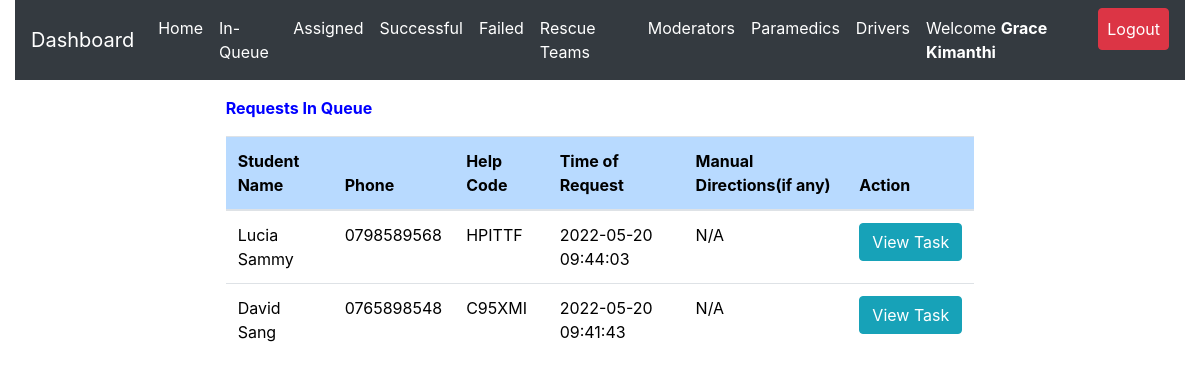
The page /admin/inqueue.php (signed in) on the database as committed earlier.
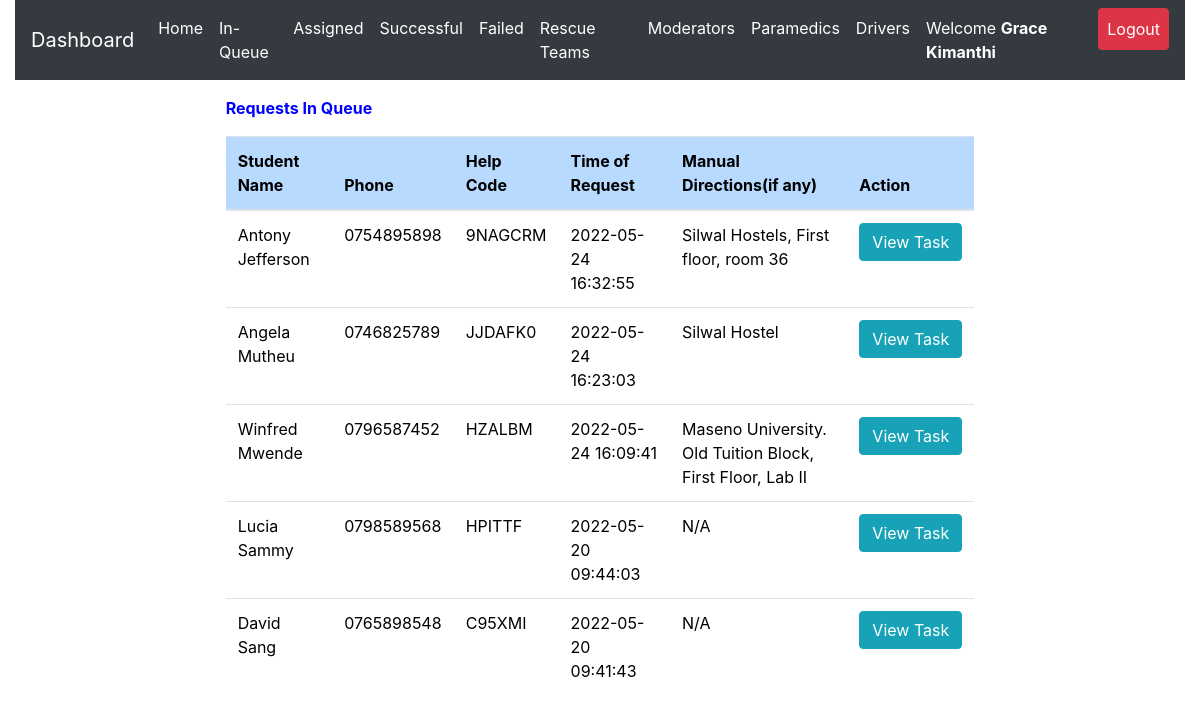
The same page on the database as committed later.
### tables this page shows
CREATE TABLE `request_status` (
  `id` int(20) NOT NULL,
  `helpID` varchar(50) NOT NULL,
  `ip_address` varchar(100) NOT NULL,
  `request_latitude` varchar(50) NOT NULL DEFAULT '0',
  `request_longitude` varchar(50) NOT NULL DEFAULT '0',
  `status` varchar(50) DEFAULT 'Pending',
  `emergency_type` varchar(50) NOT NULL,
  `manual_directions` varchar(500) DEFAULT 'N/A',
  `emergency_description` varchar(255) DEFAULT 'No Description',
  `admNo` varchar(255) NOT NULL,
  `timestamp` datetime NOT NULL DEFAULT CURRENT_TIMESTAMP
);

CREATE TABLE `student_details` (
  `id` int(20) NOT NULL,
  `regNum` varchar(255) NOT NULL,
  `firstname` varchar(255) NOT NULL,
  `lastname` varchar(255) NOT NULL,
  `emailaddress` varchar(255) NOT NULL,
  `phonenumber` varchar(15) NOT NULL,
  `password` varchar(255) NOT NULL,
  `password_reset_token` varchar(500) DEFAULT NULL,
  `date` datetime NOT NULL DEFAULT CURRENT_TIMESTAMP
);

### admin/inqueue.php (the view, shortened to what this page needs)
<?php
include 'server.php';
$admin_id = $_SESSION['admin_id'];
$admin_fname = $_SESSION['admin_firstname'];
$admin_lname = $_SESSION['admin_lastname'];
$admin_name = $admin_fname. " ".$admin_lname;
?>
<!DOCTYPE html>
<html lang="en">
<head>
<?php include './includes/header.php'; ?>
</head>
  <body>
    <?php include './includes/navbar.php'; ?>
  <div class="row m-3">
<div class="col-md-2"></div>
    <div class="col-md-8">
<div class="table-responsive-lg">
    <table class="table" style='color:black'>
        <thead>
          <p  style='color:blue; font-weight:bold'>
          Requests In Queue
</p>
            <tr >
              <th scope="col" class="table-primary">Student Name</th>
              <th scope="col" class="table-primary">Phone</th>
              <th scope="col" class="table-primary">Help Code</th>
              <th scope="col" class="table-primary">Time of Request</th>
              <th scope="col" class="table-primary">Manual Directions(if any)</th>
              <th scope="col" class="table-primary">Action</th>
            </tr>
          </thead>
          <tbody>
    <?php
    if($admin_id){
        $data_fetch_query = "SELECT request_status.id, request_status.helpID,request_status.manual_directions,request_status.status,request_status.emergency_description,
        request_status.admNo,request_status.timestamp,student_details.regNum,student_details.regNum,
        student_details.firstname,student_details.lastname,student_details.phonenumber
        FROM request_status
        INNER JOIN student_details ON request_status.admNo = student_details.regNum  WHERE request_status.status ='Pending' order by request_status.timestamp DESC;";
        $data_result = mysqli_query($db, $data_fetch_query);
        if ($data_result->num_rows > 0){
            while($row = $data_result->fetch_assoc()) {
            $help_code=$row["helpID"];
            $request_status=$row["status"];
            $name=$row["firstname"] ." ".$row["lastname"];
            $phone=$row["phonenumber"];
            $description=$row["emergency_description"];
        echo "<tr style='font-weight:normal'> <td>" .$row["firstname"]." ".$row["lastname"]. "</td>";
        echo "<td>" .$row["phonenumber"]."</td>";
        echo "<td>" .$row["helpID"]."</td>";
        echo "<td>" .$row["timestamp"]."</td>";
        echo "<td>" .$row["manual_directions"]."</td>";
        echo "<td>
        <form method ='POST' action='server.php'>
        <input  type='text' hidden name='help_code' value='$help_code'>
        <input type='submit'  data-description ='$description' data-adminname='$admin_name' data-adminid='$admin_id' data-helpcode='$help_code' data-name='$name' data-phone='$phone' data-status='$request_status' value='View Task' id='view_task_button' class='btn btn-info taskViewButton'>
        </form>
        </td> </tr>";
        }
        }else{
        echo "<td>"."No Requests Found"."</td>";
        }
        } else{
            echo "<td>"."No Data Found"."</td>";
        }
?>
          </tbody>
    </table>
  </div>
  </div>
  <div class="col-md-2"></div>
</div>
  </body>
</html>

### admin/includes/header.php (shortened to what this page needs)
<link rel="stylesheet" href="https://cdnjs.cloudflare.com/ajax/libs/font-awesome/6.0.0/css/all.min.css" />
<link rel="stylesheet" href="https://maxcdn.bootstrapcdn.com/bootstrap/4.0.0/css/bootstrap.min.css">
<link rel="stylesheet" href="./static/css/style.css" />
<link rel="stylesheet" type="text/css" href="https://cdn.jsdelivr.net/npm/toastify-js/src/toastify.min.css">

### admin/includes/navbar.php (shortened to what this page needs)
<div class="container-fluid" id="mynav">
  <nav class="navbar navbar-expand-lg navbar-dark bg-dark ">
  <a class="navbar-brand" href="./dashboard.php">Dashboard</a>
  <div class="collapse navbar-collapse" id="navbarSupportedContent">
    <ul class="navbar-nav ml-auto ">
      <?php
     if($_SESSION['admin_id']){ ?>
    <li class="nav-item">
        <a class="nav-link active" href="dashboard.php">Home</a>
      </li>
     <li class="nav-item">
        <a class="nav-link active" href="inqueue.php">In-Queue</a>
      </li>
     <li class="nav-item">
        <a class="nav-link active" href="assigned.php">Assigned</a>
      </li>
      <li class="nav-item">
        <a class="nav-link active" href="successful.php">Successful</a>
      </li>
      <li class="nav-item">
        <a class="nav-link active" href="failed.php">Failed</a>
      </li>
      <li class="nav-item">
        <a class="nav-link active" href="team.php">Rescue Teams</a>
      </li>
      <li class="nav-item">
        <a class="nav-link active" href="moderators.php">Moderators</a>
      </li>
      <li class="nav-item">
        <a class="nav-link active" href="paramedics.php">Paramedics</a>
      </li>
      <li class="nav-item">
        <a class="nav-link active" href="drivers.php">Drivers</a>
      </li>
      <li class="nav-item active">
      <a class="nav-link" href="javascript:void(0)">
      <?php echo "Welcome ". "<strong style='color:white;'>".$_SESSION['admin_firstname']." ".$_SESSION['admin_lastname'];  ?> </a>
      </li>
      <li class="nav-item active">
        <a class="nav-link btn btn-danger" href="logout.php">Logout </a>
      </li>
         <?php
  }
 ?>
    </ul>
  </div>
</nav>
</div>

Rows that differ between the two databases and show on the page:
added request_status: admNo.firstname "Antony", admNo.lastname "Jefferson", admNo.phonenumber "0754895898", helpID "9NAGCRM", timestamp "2022-05-24 16:32:55", manual_directions "Silwal Hostels, First floor, room 36"
added request_status: admNo.firstname "Angela", admNo.lastname "Mutheu", admNo.phonenumber "0746825789", helpID "JJDAFK0", timestamp "2022-05-24 16:23:03", manual_directions "Silwal Hostel"
added request_status: admNo.firstname "Winfred", admNo.lastname "Mwende", admNo.phonenumber "0796587452", helpID "HZALBM", timestamp "2022-05-24 16:09:41", manual_directions "Maseno University. Old Tuition Block, First Floor, Lab II"
